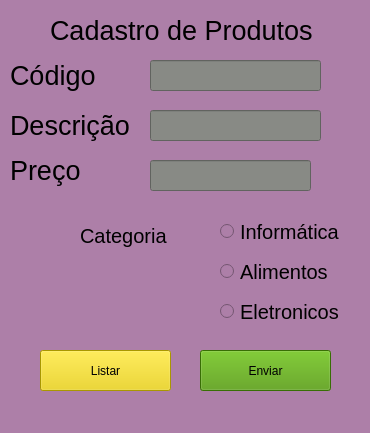
<?xml version="1.0" encoding="UTF-8"?>
<ui version="4.0">
 <class>MainWindow</class>
 <widget class="QMainWindow" name="MainWindow">
  <property name="geometry">
   <rect>
    <x>0</x>
    <y>0</y>
    <width>370</width>
    <height>433</height>
   </rect>
  </property>
  <property name="windowTitle">
   <string>Tela Principal</string>
  </property>
  <property name="styleSheet">
   <string notr="true">background-color: rgb(52, 101, 164);
background-color: rgb(173, 127, 168);</string>
  </property>
  <widget class="QWidget" name="centralwidget">
   <widget class="QLabel" name="label">
    <property name="geometry">
     <rect>
      <x>50</x>
      <y>0</y>
      <width>271</width>
      <height>61</height>
     </rect>
    </property>
    <property name="font">
     <font>
      <pointsize>20</pointsize>
     </font>
    </property>
    <property name="text">
     <string>Cadastro de Produtos</string>
    </property>
    <property name="textFormat">
     <enum>Qt::PlainText</enum>
    </property>
   </widget>
   <widget class="QLabel" name="label_2">
    <property name="geometry">
     <rect>
      <x>10</x>
      <y>60</y>
      <width>101</width>
      <height>31</height>
     </rect>
    </property>
    <property name="font">
     <font>
      <pointsize>20</pointsize>
     </font>
    </property>
    <property name="text">
     <string>Código </string>
    </property>
   </widget>
   <widget class="QLabel" name="label_3">
    <property name="geometry">
     <rect>
      <x>10</x>
      <y>110</y>
      <width>131</width>
      <height>31</height>
     </rect>
    </property>
    <property name="font">
     <font>
      <pointsize>20</pointsize>
     </font>
    </property>
    <property name="text">
     <string>Descrição</string>
    </property>
   </widget>
   <widget class="QLabel" name="label_4">
    <property name="geometry">
     <rect>
      <x>10</x>
      <y>150</y>
      <width>91</width>
      <height>41</height>
     </rect>
    </property>
    <property name="font">
     <font>
      <pointsize>20</pointsize>
     </font>
    </property>
    <property name="text">
     <string>Preço</string>
    </property>
   </widget>
   <widget class="QLineEdit" name="lineEdit">
    <property name="geometry">
     <rect>
      <x>150</x>
      <y>60</y>
      <width>171</width>
      <height>31</height>
     </rect>
    </property>
    <property name="styleSheet">
     <string notr="true">background-color: rgb(136, 138, 133);</string>
    </property>
   </widget>
   <widget class="QLineEdit" name="lineEdit_2">
    <property name="geometry">
     <rect>
      <x>150</x>
      <y>110</y>
      <width>171</width>
      <height>31</height>
     </rect>
    </property>
    <property name="styleSheet">
     <string notr="true">background-color: rgb(136, 138, 133);</string>
    </property>
   </widget>
   <widget class="QLineEdit" name="lineEdit_3">
    <property name="geometry">
     <rect>
      <x>150</x>
      <y>160</y>
      <width>161</width>
      <height>31</height>
     </rect>
    </property>
    <property name="styleSheet">
     <string notr="true">background-color: rgb(136, 138, 133);</string>
    </property>
   </widget>
   <widget class="QRadioButton" name="radioButton">
    <property name="geometry">
     <rect>
      <x>220</x>
      <y>220</y>
      <width>131</width>
      <height>23</height>
     </rect>
    </property>
    <property name="font">
     <font>
      <pointsize>15</pointsize>
     </font>
    </property>
    <property name="text">
     <string>Informática</string>
    </property>
   </widget>
   <widget class="QRadioButton" name="radioButton_2">
    <property name="geometry">
     <rect>
      <x>220</x>
      <y>260</y>
      <width>131</width>
      <height>23</height>
     </rect>
    </property>
    <property name="font">
     <font>
      <pointsize>15</pointsize>
     </font>
    </property>
    <property name="text">
     <string>Alimentos</string>
    </property>
   </widget>
   <widget class="QRadioButton" name="radioButton_3">
    <property name="geometry">
     <rect>
      <x>220</x>
      <y>300</y>
      <width>131</width>
      <height>23</height>
     </rect>
    </property>
    <property name="font">
     <font>
      <pointsize>15</pointsize>
     </font>
    </property>
    <property name="text">
     <string>Eletronicos</string>
    </property>
   </widget>
   <widget class="QLabel" name="label_5">
    <property name="geometry">
     <rect>
      <x>80</x>
      <y>220</y>
      <width>101</width>
      <height>31</height>
     </rect>
    </property>
    <property name="font">
     <font>
      <pointsize>15</pointsize>
     </font>
    </property>
    <property name="text">
     <string>Categoria</string>
    </property>
   </widget>
   <widget class="QPushButton" name="pushButton">
    <property name="geometry">
     <rect>
      <x>200</x>
      <y>350</y>
      <width>131</width>
      <height>41</height>
     </rect>
    </property>
    <property name="styleSheet">
     <string notr="true">background-color: rgb(78, 154, 6);</string>
    </property>
    <property name="text">
     <string>Enviar</string>
    </property>
   </widget>
   <widget class="QPushButton" name="pushButton_2">
    <property name="geometry">
     <rect>
      <x>40</x>
      <y>350</y>
      <width>131</width>
      <height>41</height>
     </rect>
    </property>
    <property name="styleSheet">
     <string notr="true">background-color: rgb(237, 212, 0);
border-color: rgb(0, 0, 0);
color: rgb(0, 0, 0);</string>
    </property>
    <property name="text">
     <string>Listar</string>
    </property>
   </widget>
  </widget>
  <widget class="QMenuBar" name="menubar">
   <property name="geometry">
    <rect>
     <x>0</x>
     <y>0</y>
     <width>370</width>
     <height>22</height>
    </rect>
   </property>
  </widget>
  <widget class="QStatusBar" name="statusbar"/>
 </widget>
 <resources/>
 <connections/>
</ui>
